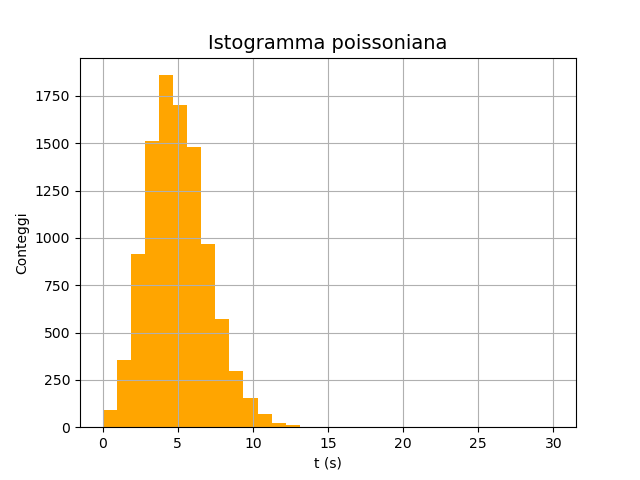

This figure's Python source:
'''
Utilizzare il risultato del primo esercizio per simulare un esperimento di conteggio con caratteristiche di Poisson:

Scegliere un tempo caratteristico t_0 per un processo di decadimento radioattivo;

Scegliere un tempo di misura t_M per la finestra di conteggio;

In un ciclo, simulare N pseudo-esperimenti di conteggio, dove, per ciascuno di essi, viene generata una sequenza di eventi casuali con una caratteristica intertemporale dei fenomeni di Poisson, finché il tempo totale trascorso è maggiore del tempo di misurazione, contando il numero di eventi generati che rientrano nell'intervallo.

Compila un istogramma con i conteggi simulati per ciascun esperimento.
'''


import numpy as np
import matplotlib.pyplot as plt
import sys
import random

from library import sturges, rand_pois_new

# ----- ----- Funzioni ----- -----

def controllo_arg() :
    if len(sys.argv) < 2 :
        print("Passare a linea di comando il nome del file (compresa l'estensione) e il numero di eventi da generare.\n")
        sys.exit()
        
# ----- ----- Main ----- -----

def main () :

    controllo_arg()
    
    N = int(sys.argv[1])    # numero di eventi pseudocasuali
    
    t_0 = 3.1       # parametro decadimento
    t_m = 15.       # tempo misura
    
    sample = []
    for _ in range (N) :
        sample.append(rand_pois_new(t_m, t_0))

    Nbin = sturges(N) + 18      # il 18 l'ho messo io a mano 
    
    bin_edges = np.linspace(0., 2*t_m, Nbin)         # Regola la dimensione dei bin e Nbin = numero di bin
    fig, ax = plt.subplots (nrows = 1, ncols = 1)
    ax.hist (sample, bins = bin_edges, color = 'orange')  # Spesso conviene usare bins = 'auto' evitando di scrivere la linea di codice con bin_edges, per farlo però bisogna importare numpy
    ax.set_title ('Istogramma poissoniana', size = 14)
    ax.set_xlabel ('t (s)')
    ax.set_ylabel ('Conteggi')
    ax.grid ()          #se voglio la griglia
    
    plt.savefig ('es7_2.png')
    plt.show ()                     #da mettere rigorosamente alla fine
    
if __name__ == "__main__" :
    main ()
